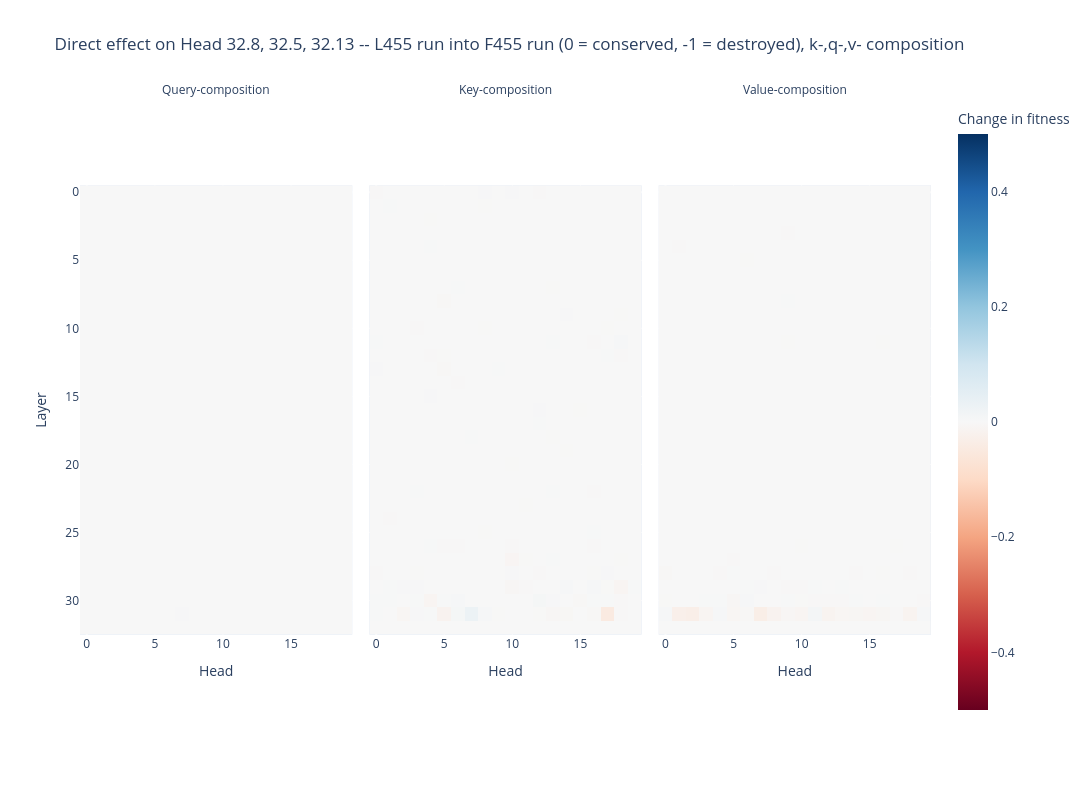

This figure's notebook cell:
### Code cell
imshow(
    all_abs_patch_32_8_5_13_results_tensor,
    labels={"x": "Head", "y": "Layer", "color": "Change in fitness"},
    title="Direct effect on Head 32.8, 32.5, 32.13 -- L455 run into F455 run (0 = conserved, -1 = destroyed), k-,q-,v- composition",
    facet_labels=["Query-composition", "Key-composition", "Value-composition"],
    width=1200,
    height=800,
    facet_col=0,
    range_color=(-0.5,0.5)
)

### Figure 1 — Plotly figure (JSON) as saved in the notebook; plotly's stock layout.template omitted (floating-point values rounded to 4 significant figures; data arrays with more than 128 entries replaced by an {"elided": "..."} marker saying what was removed)
{"data": [{"coloraxis": "coloraxis", "hovertemplate": "Head: %{x}<br>Layer: %{y}<br>Change in fitness: %{z}<extra></extra>", "name": "0", "type": "heatmap", "xaxis": "x", "yaxis": "y", "z": {"elided": "33x20 float values"}}, {"coloraxis": "coloraxis", "hovertemplate": "Head: %{x}<br>Layer: %{y}<br>Change in fitness: %{z}<extra></extra>", "name": "1", "type": "heatmap", "xaxis": "x2", "yaxis": "y2", "z": {"elided": "33x20 float values"}}, {"coloraxis": "coloraxis", "hovertemplate": "Head: %{x}<br>Layer: %{y}<br>Change in fitness: %{z}<extra></extra>", "name": "2", "type": "heatmap", "xaxis": "x3", "yaxis": "y3", "z": {"elided": "33x20 float values"}}], "layout": {"annotations": [{"font": {}, "showarrow": false, "text": "Query-composition", "x": 0.16, "xanchor": "center", "xref": "paper", "y": 1, "yanchor": "bottom", "yref": "paper"}, {"font": {}, "showarrow": false, "text": "Key-composition", "x": 0.5, "xanchor": "center", "xref": "paper", "y": 1, "yanchor": "bottom", "yref": "paper"}, {"font": {}, "showarrow": false, "text": "Value-composition", "x": 0.84, "xanchor": "center", "xref": "paper", "y": 1, "yanchor": "bottom", "yref": "paper"}], "coloraxis": {"autocolorscale": false, "cmax": 0.5, "cmid": 0, "cmin": -0.5, "colorbar": {"title": {"text": "Change in fitness"}}, "colorscale": [[0, "rgb(103,0,31)"], [0.1, "rgb(178,24,43)"], [0.2, "rgb(214,96,77)"], [0.3, "rgb(244,165,130)"], [0.4, "rgb(253,219,199)"], [0.5, "rgb(247,247,247)"], [0.6, "rgb(209,229,240)"], [0.7, "rgb(146,197,222)"], [0.8, "rgb(67,147,195)"], [0.9, "rgb(33,102,172)"], [1, "rgb(5,48,97)"]]}, "height": 800, "title": {"text": "Direct effect on Head 32.8, 32.5, 32.13 -- L455 run into F455 run (0 = conserved, -1 = destroyed), k-,q-,v- composition"}, "width": 1200, "xaxis": {"anchor": "y", "constrain": "domain", "domain": [0, 0.32], "scaleanchor": "y", "title": {"text": "Head"}}, "xaxis2": {"anchor": "y2", "domain": [0.34, 0.66], "matches": "x", "title": {"text": "Head"}}, "xaxis3": {"anchor": "y3", "domain": [0.68, 1.0], "matches": "x", "title": {"text": "Head"}}, "yaxis": {"anchor": "x", "autorange": "reversed", "constrain": "domain", "domain": [0, 1], "title": {"text": "Layer"}}, "yaxis2": {"anchor": "x2", "domain": [0, 1], "matches": "y", "showticklabels": false}, "yaxis3": {"anchor": "x3", "domain": [0, 1], "matches": "y", "showticklabels": false}}}
